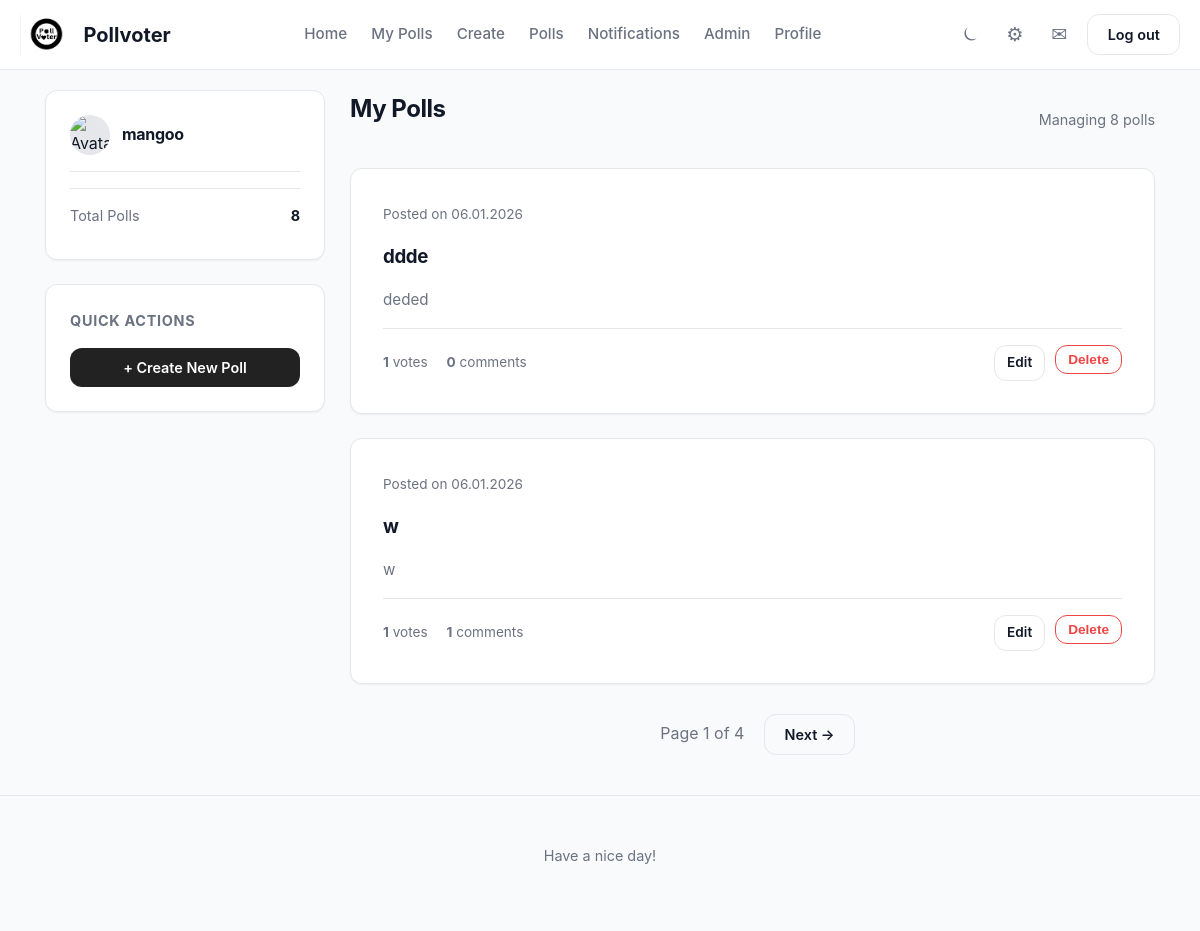
The page /my_polls (signed in) on the database as committed earlier.
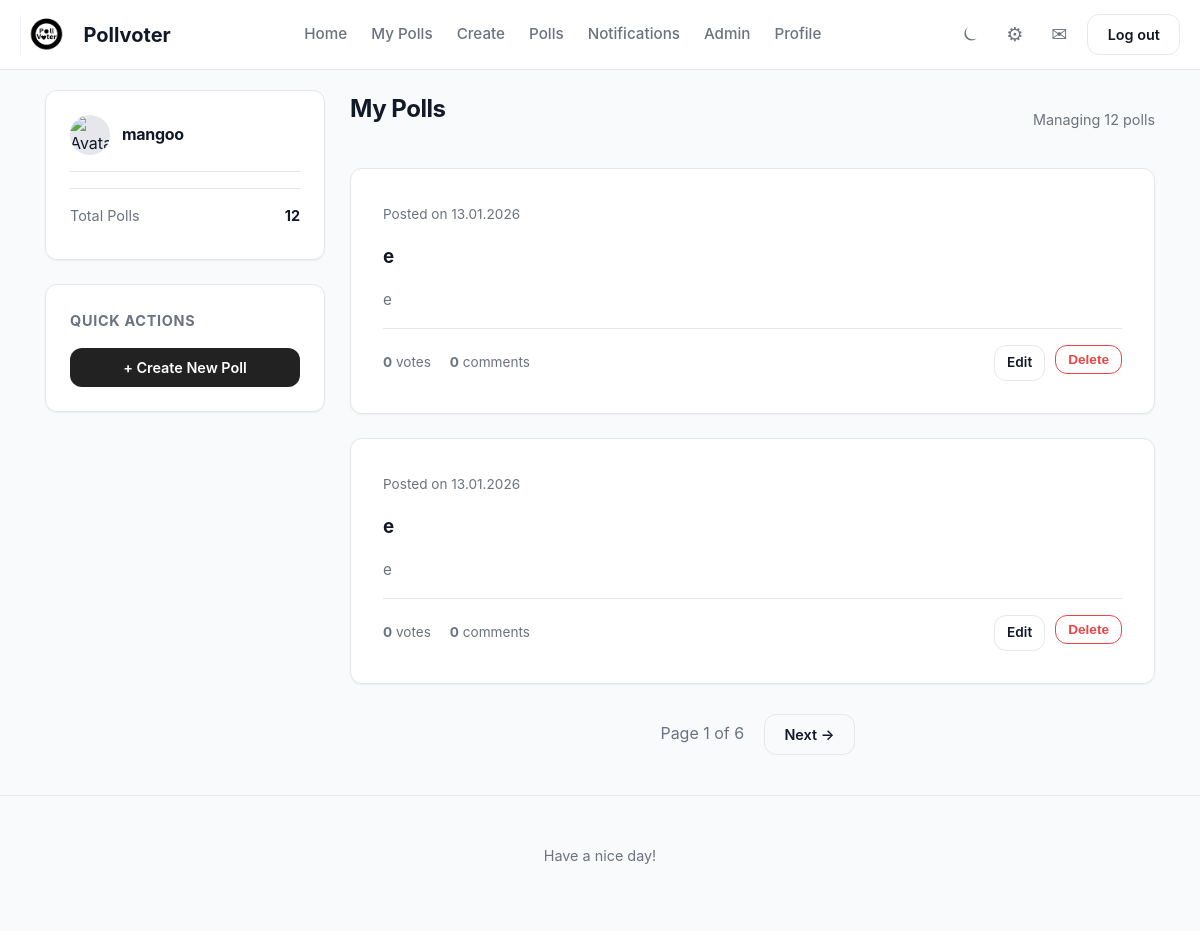
The same page on the database as committed later.
### app/models.py (models this page shows, shortened)
class Poll(db.Model):
    __tablename__ = "poll"
    id = Column(Integer, primary_key=True)
    title = Column(Text, nullable=False)
    description = Column(String(120))
    created_at = Column(DateTime, default=datetime.now)
    user_id = Column(Integer, ForeignKey("user.id"), nullable=False)
    end_date = Column(DateTime, nullable=True)
    author = relationship("User", back_populates="polls")
    comments = relationship("Comment", back_populates="poll", cascade="all, delete-orphan")
    options = relationship("PollOption", back_populates="poll", cascade="all, delete-orphan")
    votes = relationship("Vote", back_populates="poll", cascade="all, delete-orphan")
    def getvotecount(self):
        return len(self.votes)

### app/routes.py (the view)
@polls.route("/my_polls")
@login_required
def my_polls():
    page = request.args.get("page", 1, type=int)
    user_polls = Poll.query.filter_by(user_id = current_user.id).order_by(Poll.created_at.desc()).paginate(page=page, per_page=2)
    return render_template("my_polls.html", polls = user_polls)

### app/__init__.py (called while the page is built)
def create_app():
    app = Flask(__name__)
    app.config['SECRET_KEY'] = 'your_secret_key'
    app.config['SQLALCHEMY_DATABASE_URI'] = 'sqlite:///pollvoter.db'
    app.config['SQLALCHEMY_TRACK_MODIFICATIONS'] = False
    app.config["UPLOAD_FOLDER"] = "static/uploads"
    app.config["PFP_FOLDER"] =  "app/static/uploads/pfp"
    db.init_app(app)
    login_manager.init_app(app)
    migrate.init_app(app, db)
    app.register_blueprint(auth)
    app.register_blueprint(main)
    app.register_blueprint(polls)
    app.register_blueprint(admin)
    @login_manager.user_loader
    def load_user(userid):
        return User.query.get(int(userid))
    return app

### app/routes.py (called while the page is built)
@main.app_context_processor
def dropdown_notifications():
    if current_user.is_authenticated:
        unread_count = Notification.query.filter_by(recipient_id = current_user.id, is_read = False).count()
        latest_notifs = Notification.query.filter_by(recipient_id = current_user.id).order_by(Notification.created_at.desc()).limit(5).all()
        return dict(unread_count = unread_count, latest_notifs = latest_notifs)
    return dict(unread_count = 0, latest_notifs = [])

### app/templates/my_polls.html (shortened to what the changed rows need)
{% extends "base.html" %}
{% block content %}
<div class="dashboard-layout">
    <aside class="sidebar">
        <div class="sidebar-widget">
            <div style="font-size: 0.9rem; color: var(--text-muted);">
                <div style="display:flex; justify-content:space-between; margin-bottom: 8px;">
                    <span>Total Polls</span>
                    <b style="color: var(--text-main);">{{ polls.total }}</b>
                </div>
            </div>
        </div>
    </aside>
    <main class="feed">
        <div style="display:flex; justify-content:space-between; align-items:center; margin-bottom: 20px;">
            <h2>My Polls</h2>
            <span style="color: var(--text-muted); font-size: 0.9rem;">Managing {{ polls.total }} polls</span>
        </div>
        {% if polls.items %}
            {% for poll in polls.items %}
            <div class="poll-card">
                <div class="poll-header" style="justify-content: space-between;">
                    <span style="font-size: 0.85rem; color: var(--text-muted);">
                        Posted on {{ poll.created_at.strftime('%d.%m.%Y') }}
                    </span>
                    </div>
                <div style="margin: 15px 0;">
                    <h3 class="poll-question">
                        <a href="{{ url_for('polls.poll_detail', poll_id=poll.id) }}">{{ poll.title }}</a>
                    </h3>
                    {% if poll.description %}
                        <p style="font-size: 0.95rem; color: var(--text-muted); margin-bottom: 15px;">
                            {{ poll.description }}
                        </p>
                    {% endif %}
                </div>
                <div class="poll-meta-footer">
                    <div class="stats">
                        <span style="margin-right: 15px;">
                             <strong>{{ poll.getvotecount() }}</strong> votes
                        </span>
                        <span>
                             <strong>{{ poll.comments|length }}</strong> comments
                        </span>
                    </div>
                    <div class="actions" style="display:flex; gap: 10px;">
                        <a href="{{ url_for('polls.edit_poll', poll_id=poll.id) }}" class="btn btn-outline" style="padding: 6px 12px; font-size: 0.85rem;">
                            Edit
                        </a>
                        <form action="{{url_for('polls.delete_poll', poll_id = poll.id)}}" method="POST" style="display:inline;">
                            <button type="submit" class="btn btn-outline"
                                    style="padding: 6px 12px; font-size: 0.85rem; color: #EF4444; border-color: #EF4444;"
                                    onclick="return confirm('Are you sure you want to delete this poll?')">
                                Delete
                            </button>
                        </form>
                    </div>
                </div>
            </div>
            {% endfor %}
            <div class="pagination" style="display: flex; justify-content: center; gap: 10px; margin-top: 30px;">
                <span style="display: flex; align-items: center; padding: 0 10px; color: var(--text-muted);">
                    Page {{ polls.page }} of {{ polls.pages }}
                </span>
                {% if polls.has_next %}
                    <a href="{{ url_for('polls.my_polls', page=polls.next_num) }}" class="btn btn-outline">Next →</a>
                {% endif %}
            </div>
        {% else %}
            <div class="card" style="text-align: center; padding: 40px;">
                <h3 style="color: var(--text-muted);">It's quiet here...</h3>
                <p>You haven't posted any polls yet.</p>
                <a href="{{ url_for('polls.create_poll') }}" class="btn btn-primary" style="margin-top: 10px;">Create your first poll</a>
            </div>
        {% endif %}
    </main>
</div>
{% endblock %}

Rows that differ between the two databases and show on the page:
no longer on this page (row unchanged): Poll: created_at "06.01.2026", title "ddde", description "deded", getvotecount "1", comments|length "0"
no longer on this page (row unchanged): Poll: created_at "06.01.2026", title "w", description "w", getvotecount "1", comments|length "1"
added Poll: created_at "13.01.2026", title "e", description "e", getvotecount "0", comments|length "0"
added Poll: created_at "13.01.2026", title "e", description "e", getvotecount "0", comments|length "0"
Other text that changed with them:
{{ polls.total }}: "8" → "12"
{{ polls.pages }}: "4" → "6"
